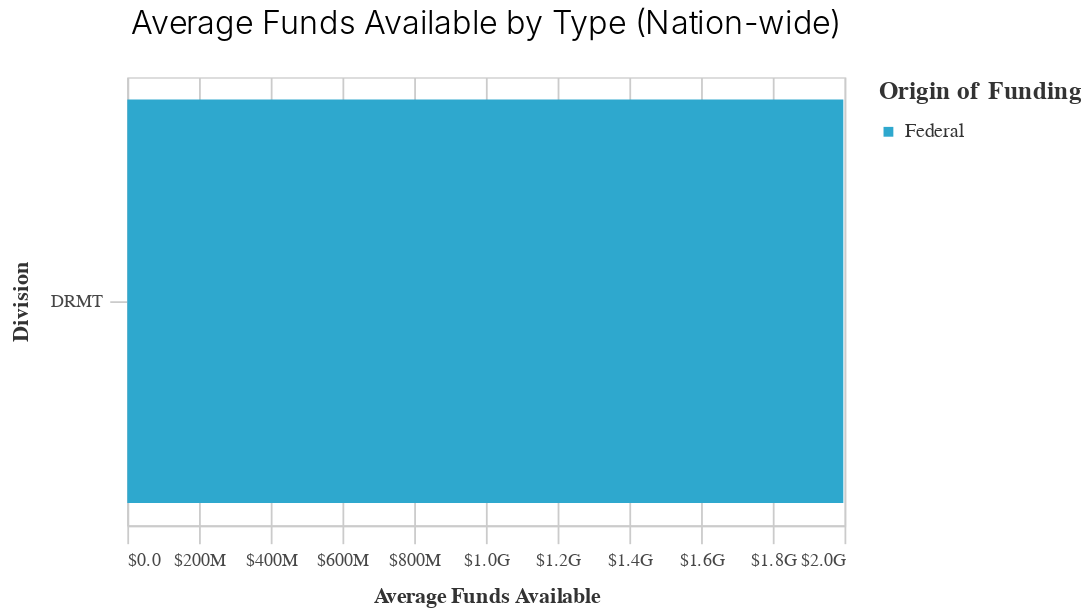

The notebook cell this image was saved under:
### Code cell
chart = (
    alt.Chart(
        df
        >>filter(_.availibility=='nationwide')
        >> group_by(_.ct_division, _.federal_or_state_funded)
        >> summarize(avg_funds=(_.funding_amount_available.mean()))
    )
    .mark_bar()
    .encode(
        x=alt.X(
            "avg_funds", axis=alt.Axis(format="$.2s"), title="Average Funds Available"
        ),
        y=alt.Y("ct_division", title="Division"),
        color=alt.Color(
            "federal_or_state_funded",
            title="Origin of Funding",
            scale=alt.Scale(range=altair_utils.CALITP_CATEGORY_BRIGHT_COLORS),
        ),
    )
    .properties(title="Average Funds Available by Type (Nation-wide)")
)
styleguide.preset_chart_config(chart)

### Figure 1 — Vega-Lite specification as saved in the notebook (floating-point values rounded to 4 significant figures)
{"config": {"view": {"continuousWidth": 400, "continuousHeight": 300}, "axis": {"domainColor": "#cbcbcb", "grid": true, "gridColor": "#cbcbcb", "gridWidth": 1, "labelColor": "#474747", "labelFont": "Nunito Sans", "labelFontSize": 10, "labelPadding": 4, "tickColor": "#cbcbcb", "tickSize": 10, "titleColor": "#333", "titleFont": "Raleway", "titleFontSize": 12, "titlePadding": 10}, "axisBand": {"grid": false}, "background": "white", "font": "Raleway", "header": {"labelFont": "Nunito Sans", "titleFont": "Raleway"}, "legend": {"labelColor": "#333", "labelFont": "Nunito Sans", "labelFontSize": 11, "labelLimit": 0, "padding": 1, "symbolSize": 30, "symbolType": "square", "titleColor": "#333", "titleFont": "Raleway", "titleFontSize": 14, "titlePadding": 10}, "title": {"anchor": "middle", "font": "Raleway", "fontSize": 18, "fontWeight": 300, "offset": 20}}, "data": {"name": "data-20559211987e99216b493c003c2d9a1c"}, "mark": "bar", "encoding": {"color": {"field": "federal_or_state_funded", "scale": {"range": ["#2EA8CE", "#EB9F3C", "#F4D837", "#51BF9D", "#8CBCCB", "#9487C0"]}, "title": "Origin of Funding", "type": "nominal"}, "x": {"axis": {"format": "$.2s"}, "field": "avg_funds", "title": "Average Funds Available", "type": "quantitative"}, "y": {"field": "ct_division", "title": "Division", "type": "nominal"}}, "height": 250, "title": "Average Funds Available by Type (Nation-wide)", "width": 400, "$schema": "https://vega.github.io/schema/vega-lite/v4.17.0.json", "datasets": {"data-20559211987e99216b493c003c2d9a1c": [{"ct_division": "DRMT", "federal_or_state_funded": "Federal", "avg_funds": 1997000000.0}]}}
